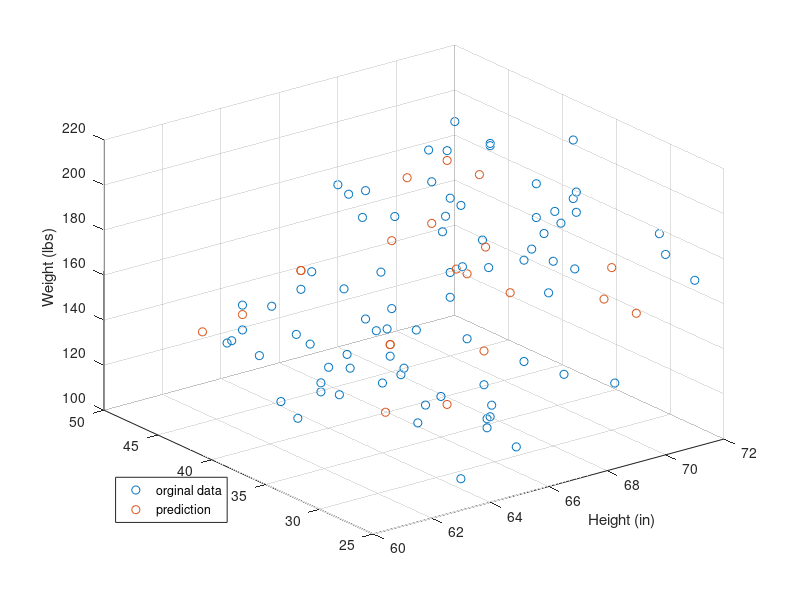

Source code (MATLAB):
% Sample code for multi-variable linear regression
% Predict patient weight from height and age

clc;
clear;

% Load patients data from matlab sample data sets
load patients;

% Height and Weight items have 100 data samples
% Split the data in 80:20 (train:validate)
x = [Height(1:80) Age(1:80)];   % multi-variate input
y = Weight(1:80);

% Eqn: y = 𝜃̂0x0 + 𝜃̂1x1
% Compute weights: Find 𝜃̂ = (𝜓𝑇𝜓)^(−1)𝜓𝑇y
n = size(x);                % get the size of x
Psi = [ones(n(1,1),1), x];  % Augment i/p data - the column of ones represent bias x0
theta_hat = inv(Psi'*Psi)*Psi'*y;

% ******* Prediction *********
% use the last 20 data items for prediction
x_star = [Height(80:100) Age(80:100)]; 
% to confirm the size of x_star
x_star_size = size(x_star);
n_star = x_star_size(1,1);
% augment i/p data
Psi_star = [ones(n_star,1) x_star];

% predict using the weights(theta_hat) computed above
y_star_hat = Psi_star*theta_hat; 

% visualise
figure
% Plot the training set
scatter3(Height(1:80),Age(1:80), y);
hold on;
% Plot the validation set
scatter3(Height(80:100),Age(80:100), y_star_hat);
hold off;
xlabel('Height (in)');
ylabel('Age');
zlabel('Weight (lbs)')
legend({'orginal data','prediction'},'Location','southwest');





